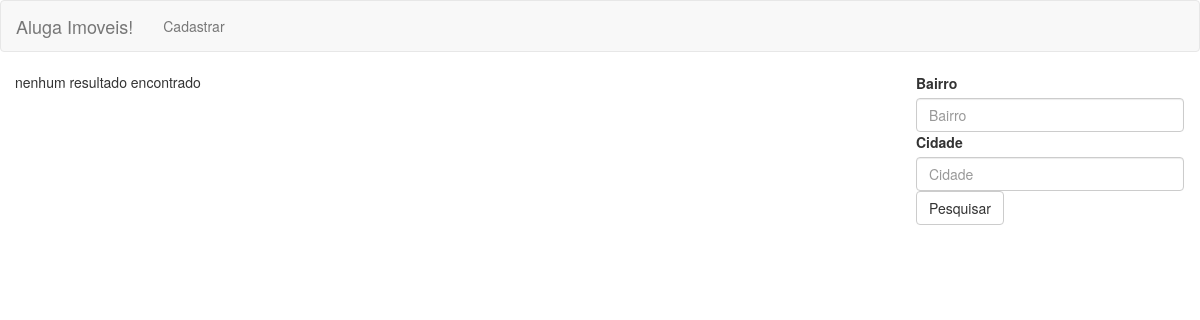
The app's page /, older data.
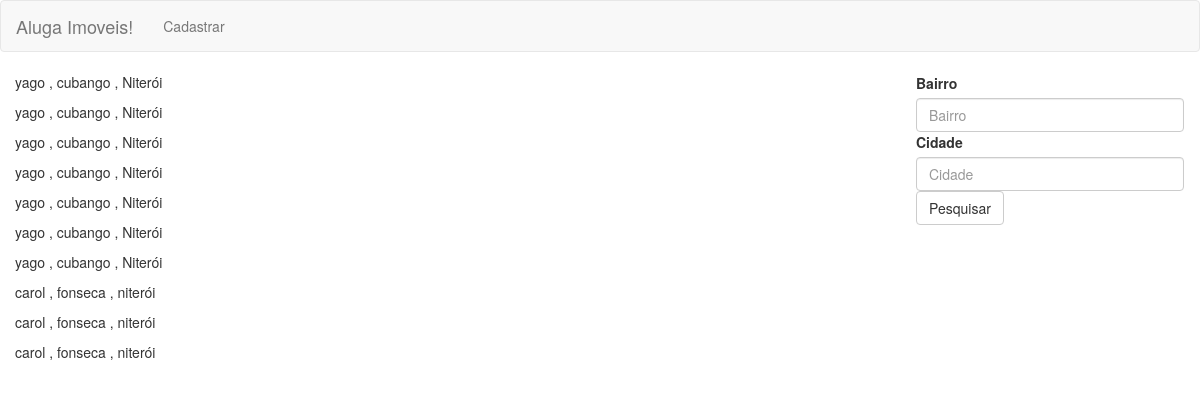
The same page, newer data.
### aluguel/models.py (models this page shows, shortened)
class Aluguel(models.Model):
    nome = models.CharField(max_length= 32 )
    telefone = models.CharField(max_length= 11 )
    rua = models.CharField(max_length= 250 )
    numero = models.IntegerField( )
    cidade = models.CharField(max_length= 250 )
    bairro = models.CharField(max_length= 250 )

### aluguel/views.py (the view)
# urls.py: url(r'^$',home),
def home(request):
    lista = Aluguel.objects.all()
    return render(request,'aluguel/index.html',{'lista': lista})

### aluguel/templates/aluguel/index.html (shortened to what this page needs)
 {% extends "aluguel/base.html" %} {% block content %}
<div class="container-fluid">
  <div class="row">
    <main class="col-md-9">
      {% if lista %} {%for imoveis in lista%}
      <p>{{imoveis.nome}} , {{imoveis.bairro}} , {{imoveis.cidade}} </p>
      {%endfor%} {%else%}
      <p>nenhum resultado encontrado</p>
      {% endif %}
    </main>
    <aside class="col-md-3">
      <nav class="navbar">
        <form class="" action="/pesquisa/" method="get">
          <div class="">
            <label for="bairro">Bairro</label>
            <input type="text" name="bairro" class="form-control" placeholder="Bairro">
          </div>
          <div class="">
            <label for="cidade">Cidade</label>
            <input type="text" name="cidade" class="form-control" placeholder="Cidade">
          </div>
          <div>
            <button type="submit" class="btn btn-default">Pesquisar</button>
          </div>
        </form>
      </nav>
    </aside>
  </div>
</div>
{% endblock %}

Row changes from the older to the newer data that the page shows:
added Aluguel: nome "yago", bairro "cubango", cidade "Niterói"
added Aluguel: nome "yago", bairro "cubango", cidade "Niterói"
added Aluguel: nome "yago", bairro "cubango", cidade "Niterói"
added Aluguel: nome "yago", bairro "cubango", cidade "Niterói"
added Aluguel: nome "yago", bairro "cubango", cidade "Niterói"
added Aluguel: nome "yago", bairro "cubango", cidade "Niterói"
added Aluguel: nome "yago", bairro "cubango", cidade "Niterói"
added Aluguel: nome "carol", bairro "fonseca", cidade "niterói"
added Aluguel: nome "carol", bairro "fonseca", cidade "niterói"
added Aluguel: nome "carol", bairro "fonseca", cidade "niterói"
Text that changed along with them:
text no longer shown: "nenhum resultado encontrado"
